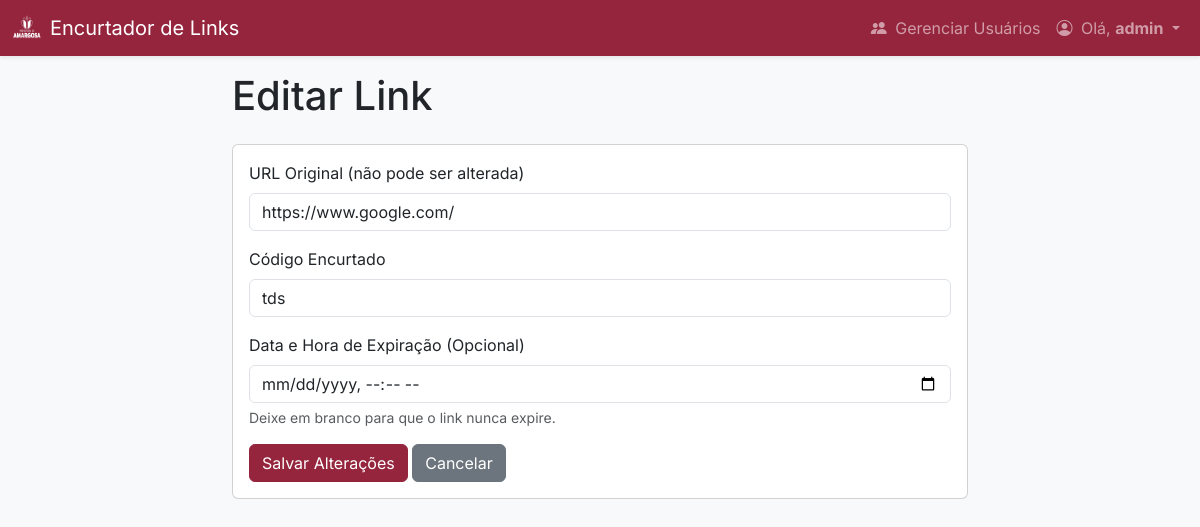
Screenshot of /editar/5 (signed in) with the database file from the repository.
### database.py (models this page shows, shortened)
class User(UserMixin, db.Model):
    id = db.Column(db.Integer, primary_key=True)
    username = db.Column(db.String(80), unique=True, nullable=False)
    password_hash = db.Column(db.String(128))
    role = db.Column(db.String(20), nullable=False, default='básico')
    precisa_resetar_senha = db.Column(db.Boolean, default=False, nullable=False)
    links = db.relationship('Link', backref='creator', lazy=True, cascade="all, delete-orphan")

class Link(db.Model):
    id = db.Column(db.Integer, primary_key=True)
    original_url = db.Column(db.String(512), nullable=False)
    short_code = db.Column(db.String(10), unique=True, nullable=False)
    created_at = db.Column(db.DateTime, default=datetime.datetime.utcnow)
    expires_at = db.Column(db.DateTime, nullable=True)
    clicks = db.Column(db.Integer, default=0)
    user_id = db.Column(db.Integer, db.ForeignKey('user.id'), nullable=False)
    clicks_data = db.relationship('Click', backref='link', lazy=True, cascade="all, delete-orphan")

### app.py (the view, shortened to what this page needs)
@app.route('/editar/<int:link_id>', methods=['GET', 'POST'])
@login_required
def editar_link(link_id):
    link = Link.query.get_or_404(link_id)
    if link.user_id != current_user.id and current_user.role != 'admin':
        flash('Acesso negado.', 'danger')
        return redirect(url_for('index'))
    return render_template('editar_link.html', link=link)

### app.py (called while the page is built)
@login_manager.user_loader
def load_user(user_id):
    return User.query.get(int(user_id))

### templates/editar_link.html (shortened to what this page needs)
{% extends "base.html" %}
{% block content %}
<div class="row justify-content-center">
    <div class="col-md-8">
        <h1 class="mb-4">Editar Link</h1>
        <div class="card">
            <div class="card-body">
                <form method="POST" action="{{ url_for('editar_link', link_id=link.id) }}">
                    <div class="mb-3">
                        <label class="form-label">URL Original (não pode ser alterada)</label>
                        <input type="text" class="form-control" value="{{ link.original_url }}" readonly>
                    </div>
                    <div class="mb-3">
                        <label for="codigo_personalizado" class="form-label">Código Encurtado</label>
                        <input type="text" class="form-control" id="codigo_personalizado" name="codigo_personalizado" value="{{ link.short_code }}" required>
                    </div>
                    <div class="mb-3">
                        <label for="data_expiracao" class="form-label">Data e Hora de Expiração (Opcional)</label>
                        <input type="datetime-local" class="form-control" id="data_expiracao" name="data_expiracao" value="{{ link.expires_at|datetime_brt('%Y-%m-%dT%H:%M') if link.expires_at }}">
                        <div class="form-text">Deixe em branco para que o link nunca expire.</div>
                    </div>
                    <button type="submit" class="btn btn-primary">Salvar Alterações</button>
                    <a href="{{ url_for('index') }}" class="btn btn-secondary">Cancelar</a>
                </form>
            </div>
        </div>
    </div>
</div>
{% endblock %}

### templates/base.html (shortened to what this page needs)
<!doctype html>
<html lang="pt-br">
  <head>
    <link href="https://cdn.jsdelivr.net/npm/bootstrap@5.3.3/dist/css/bootstrap.min.css" rel="stylesheet">
    <link rel="stylesheet" href="https://cdn.jsdelivr.net/npm/bootstrap-icons@1.11.3/font/bootstrap-icons.min.css">
    <link rel="stylesheet" href="{{ url_for('static', filename='style.css') }}">
  </head>
  <body>
    <nav class="navbar navbar-expand-lg navbar-dark bg-primary fixed-top shadow-sm">
        <div class="container-fluid">
            <a class="navbar-brand d-flex align-items-center" href="{{ url_for('index') }}">
                <img src="{{ url_for('static', filename='images/logo_prefeitura_branco.png') }}" alt="Logo" width="30" height="30" class="d-inline-block align-text-top me-2">
                Encurtador de Links
            </a>
            <div class="collapse navbar-collapse" id="navbarNav">
                <ul class="navbar-nav ms-auto">
                    {% if current_user.is_authenticated %}
                        {% if current_user.role == 'admin' %}
                        <li class="nav-item">
                            <a class="nav-link" href="{{ url_for('admin_usuarios') }}"><i class="bi bi-people-fill me-1"></i> Gerenciar Usuários</a>
                        </li>
                        {% endif %}
                        <li class="nav-item dropdown">
                            <a class="nav-link dropdown-toggle" href="#" id="navbarUserDropdown" role="button" data-bs-toggle="dropdown" aria-expanded="false">
                                <i class="bi bi-person-circle me-1"></i> Olá, <strong>{{ current_user.username }}</strong>
                            </a>
                        </li>
                    {% endif %}
                </ul>
            </div>
        </div>
    </nav>
    <div class="container mt-5 pt-4">
        {% block content %}{% endblock %}
    </div>
  </body>
</html>

### static/style.css (style rules this page uses)
:root { --cor-primaria: #95243D; --cor-secundaria: #339A80; --font-principal: 'Inter', sans-serif; }
body { font-family: var(--font-principal); background-color: #f8f9fa; }
.bg-primary { background-color: var(--cor-primaria) !important; }
.btn-primary { background-color: var(--cor-primaria); border-color: var(--cor-primaria); }
.btn-secondary { background-color: #6c757d; border-color: #6c757d; }

### rows the page displays
User: username "admin"
Link: original_url "https://www.google.com/", codigo_personalizado "tds"
